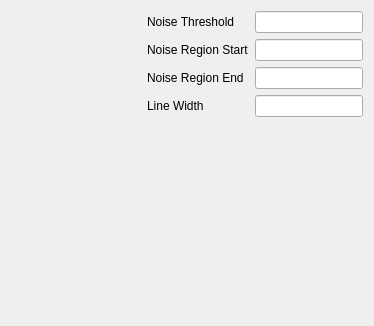
            <widget class="QWidget" name="noiseFilteringTab">
             <layout class="QGridLayout" name="gridLayout_15">
              <item row="0" column="0">
               <spacer name="horizontalSpacer_8">
                <property name="orientation">
                 <enum>Qt::Horizontal</enum>
                </property>
                <property name="sizeHint" stdset="0">
                 <size>
                  <width>136</width>
                  <height>20</height>
                 </size>
                </property>
               </spacer>
              </item>
              <item row="0" column="1">
               <layout class="QHBoxLayout" name="horizontalLayout_45">
                <item>
                 <layout class="QVBoxLayout" name="verticalLayout_16">
                  <item>
                   <widget class="QLabel" name="label_59">
                    <property name="text">
                     <string>Noise Threshold</string>
                    </property>
                   </widget>
                  </item>
                  <item>
                   <widget class="QLabel" name="label_60">
                    <property name="text">
                     <string>Noise Region Start</string>
                    </property>
                   </widget>
                  </item>
                  <item>
                   <widget class="QLabel" name="label_61">
                    <property name="text">
                     <string>Noise Region End</string>
                    </property>
                   </widget>
                  </item>
                  <item>
                   <widget class="QLabel" name="label_62">
                    <property name="text">
                     <string>Line Width</string>
                    </property>
                   </widget>
                  </item>
                 </layout>
                </item>
                <item>
                 <layout class="QVBoxLayout" name="verticalLayout_15">
                  <item>
                   <widget class="QLineEdit" name="noiseThresholdLE"/>
                  </item>
                  <item>
                   <widget class="QLineEdit" name="noiseRegionStartLE"/>
                  </item>
                  <item>
                   <widget class="QLineEdit" name="noiseRegionEndLE"/>
                  </item>
                  <item>
                   <widget class="QLineEdit" name="thLineWidthLE"/>
                  </item>
                 </layout>
                </item>
               </layout>
              </item>
              <item row="1" column="1">
               <spacer name="verticalSpacer_6">
                <property name="orientation">
                 <enum>Qt::Vertical</enum>
                </property>
                <property name="sizeHint" stdset="0">
                 <size>
                  <width>20</width>
                  <height>198</height>
                 </size>
                </property>
               </spacer>
              </item>
             </layout>
            </widget>
